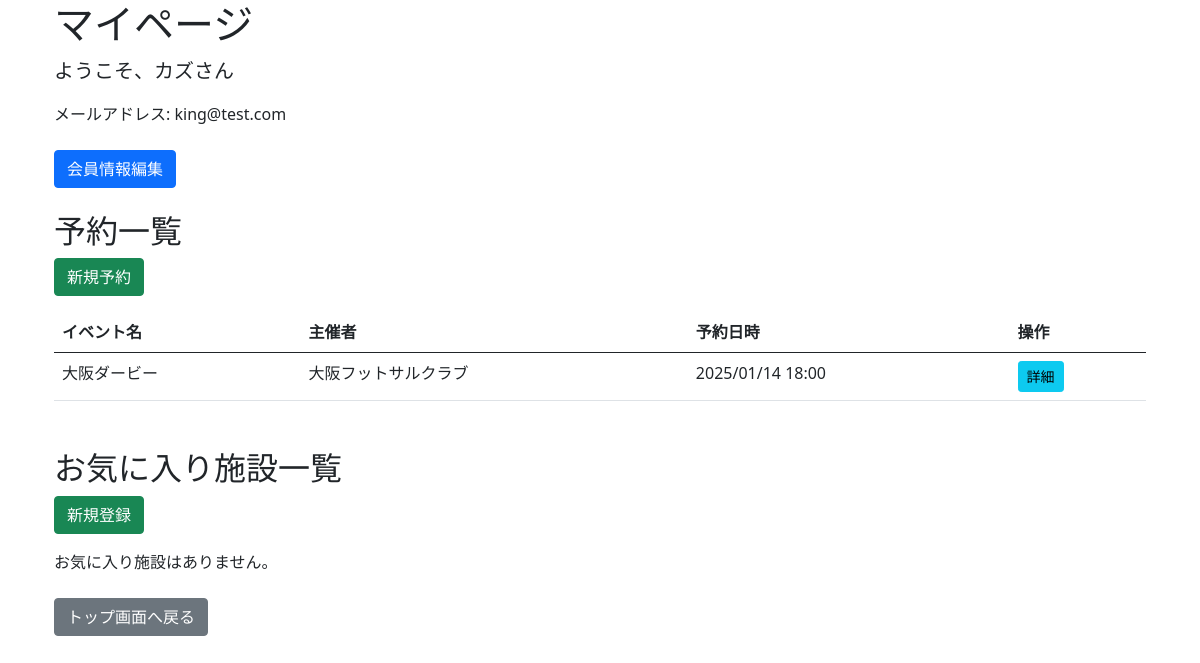
Page /users/6/ on the committed database.
### users/models.py (models this page shows, shortened)
class User(models.Model):
    name = models.CharField(max_length=200)
    furigana = models.CharField(max_length=200)
    email = models.EmailField(max_length=200, unique=True)
    password = models.CharField(max_length=200)
    phone_number = models.CharField(max_length=200, null=True, blank=True)
    gender = models.CharField(max_length=200, null=True, blank=True)
    birth_date = models.DateField(null=True, blank=True)
    created_at = models.DateTimeField(default=timezone.now)
    updated_at = models.DateTimeField(auto_now=True)

class Reservation(models.Model):
    user = models.ForeignKey(User, on_delete=models.CASCADE, related_name='reservations')
    event = models.ForeignKey(Event, on_delete=models.SET_NULL, null=True, blank=True)
    created_at = models.DateTimeField(default=timezone.now)
    updated_at = models.DateTimeField(auto_now=True)
    class Meta:
        ordering = ['-created_at']

class Event(models.Model):
    facility = models.ForeignKey(Facility, on_delete=models.CASCADE, related_name='events')
    event_name = models.CharField(max_length=200)
    event_date = models.DateField()
    start_time = models.TimeField()
    level_class = models.CharField(max_length=100)
    category = models.CharField(max_length=100)
    capacity = models.IntegerField()
    created_at = models.DateTimeField(default=timezone.now)
    updated_at = models.DateTimeField(auto_now=True)

class Facility(models.Model):
    court_name = models.CharField(max_length=200)
    location = models.CharField(max_length=200)

### users/views.py (the view)
# urls.py: path('users/<int:user_id>/', views.mypage, name='mypage'),
def mypage(request, user_id):
    user = get_object_or_404(User, pk=user_id)
    reservations = Reservation.objects.filter(user=user).order_by('event__event_date', 'event__start_time')
    favorite_facilities = FavoriteFacility.objects.filter(user=user).order_by('created_at')
    return render(request, 'users/mypage.html', {
        'user': user,
        'reservations': reservations,
        'favorite_facilities': favorite_facilities
    })

### users/templates/users/mypage.html (shortened to what this page needs)
{% extends 'users/base.html' %}
{% load django_bootstrap5 %}
{% block content %}
    <div class="container">
        <div class="user-header mb-4">
            <h1>マイページ</h1>
            {% if user %}
                <div class="user-info">
                    <p class="lead">ようこそ、{{ user.name }}さん</p>
                    <p>メールアドレス: {{ user.email }}</p>
                </div>
            {% endif %}
        </div>
        <div class="user-actions mb-4">
            <a href="{% url 'users:user_edit' user.id %}" class="btn btn-primary">会員情報編集</a>
        </div>
        <div class="reservations">
            <h2>予約一覧</h2>
            <a href="{% url 'users:reservation_new' user.id %}" class="btn btn-success mb-3">新規予約</a>
            {% if reservations %}
                <table class="table">
                    <thead>
                        <tr>
                            <th>イベント名</th>
                            <th>主催者</th>
                            <th>予約日時</th>
                            <th>操作</th>
                        </tr>
                    </thead>
                    <tbody>
                        {% for reservation in reservations %}
                            {% if reservation.event %}
                                <tr>
                                    <td>{{ reservation.event.event_name }}</td>
                                    <td>{{ reservation.event.facility.court_name }}</td>
                                    <td>{{ reservation.event.event_date|date:"Y/m/d" }} {{ reservation.event.start_time|time:"H:i" }}</td>
                                    <td>
                                        <a href="{% url 'users:event_detail' reservation.event.pk %}" class="btn btn-info btn-sm">詳細</a>
                                    </td>
                                </tr>
                            {% endif %}
                        {% endfor %}
                    </tbody>
                </table>
            {% else %}
                <p>予約はありません。</p>
            {% endif %}
        </div>
        <div class="favorite-facilities mt-5">
            <h2>お気に入り施設一覧</h2>
            <a href="{% url 'users:favorite_facility_new' user.id %}" class="btn btn-success mb-3">新規登録</a>
            {% if favorite_facilities %}
                <table class="table">
                    <thead>
                        <tr>
                            <th>主催者</th>
                            <th>場所</th>
                            <th>操作</th>
                        </tr>
                    </thead>
                    <tbody>
                        {% for favorite in favorite_facilities %}
                            <tr>
                                <td>{{ favorite.facility.court_name }}</td>
                                <td>{{ favorite.facility.location }}</td>
                                <td>
                                    <a href="{% url 'users:favorite_facility_edit' user.id favorite.pk %}" class="btn btn-primary btn-sm">編集</a>
                                    <form method="post" action="{% url 'users:favorite_facility_delete' user.id favorite.pk %}" style="display: inline;">
                                        {% csrf_token %}
                                        <button type="submit" class="btn btn-danger btn-sm" onclick="return confirm('このお気に入りを削除しますか？')">削除</button>
                                    </form>
                                </td>
                            </tr>
                        {% endfor %}
                    </tbody>
                </table>
            {% else %}
                <p>お気に入り施設はありません。</p>
            {% endif %}
        </div>
        <div class="mt-4">
            <a href="{% url 'users:index' %}" class="btn btn-secondary">トップ画面へ戻る</a>
        </div>
    </div>
{% endblock %}

### rows in the picture
User: name "カズ", email "king@test.com"
Reservation: event.event_name "大阪ダービー", event.facility.court_name "大阪フットサルクラブ", event.event_date "2025/01/14", event.start_time "18:00"
